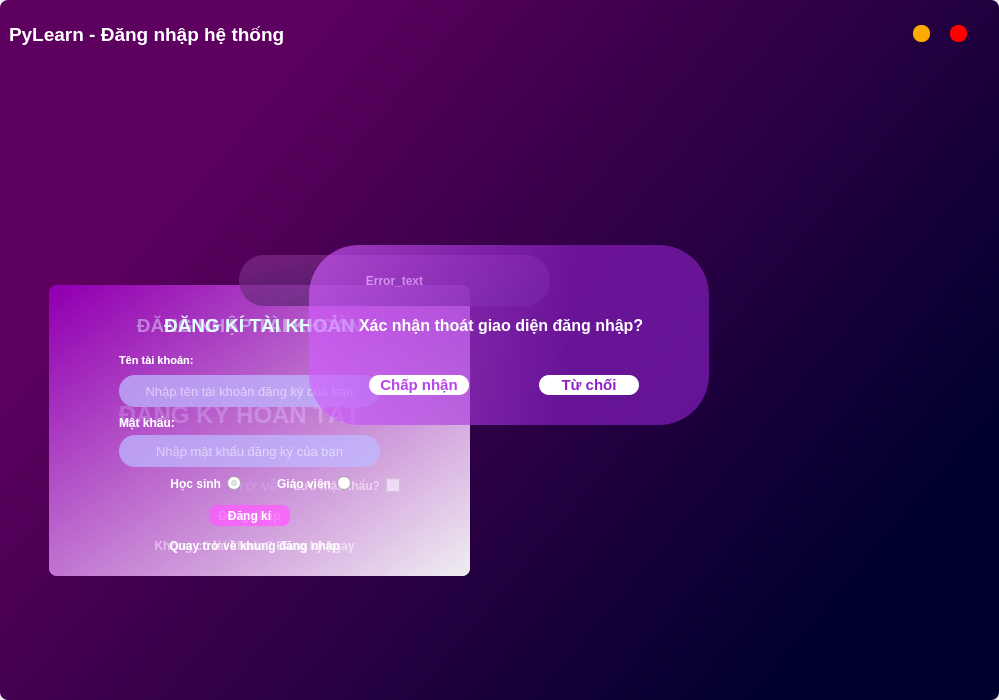
<?xml version="1.0" encoding="UTF-8"?>
<ui version="4.0">
 <class>MainWindow</class>
 <widget class="QMainWindow" name="MainWindow">
  <property name="geometry">
   <rect>
    <x>0</x>
    <y>0</y>
    <width>999</width>
    <height>700</height>
   </rect>
  </property>
  <property name="sizePolicy">
   <sizepolicy hsizetype="Fixed" vsizetype="Fixed">
    <horstretch>0</horstretch>
    <verstretch>0</verstretch>
   </sizepolicy>
  </property>
  <property name="minimumSize">
   <size>
    <width>700</width>
    <height>500</height>
   </size>
  </property>
  <property name="maximumSize">
   <size>
    <width>1000</width>
    <height>700</height>
   </size>
  </property>
  <property name="font">
   <font>
    <kerning>true</kerning>
   </font>
  </property>
  <property name="windowTitle">
   <string>MainWindow</string>
  </property>
  <property name="windowOpacity">
   <double>1.000000000000000</double>
  </property>
  <property name="styleSheet">
   <string notr="true">border-radius: 8px;
background-color:none;</string>
  </property>
  <widget class="QWidget" name="Form">
   <layout class="QHBoxLayout" name="horizontalLayout">
    <property name="spacing">
     <number>0</number>
    </property>
    <property name="sizeConstraint">
     <enum>QLayout::SetDefaultConstraint</enum>
    </property>
    <property name="leftMargin">
     <number>0</number>
    </property>
    <property name="topMargin">
     <number>0</number>
    </property>
    <property name="rightMargin">
     <number>0</number>
    </property>
    <property name="bottomMargin">
     <number>0</number>
    </property>
    <item>
     <widget class="QFrame" name="bg_frame">
      <property name="layoutDirection">
       <enum>Qt::RightToLeft</enum>
      </property>
      <property name="styleSheet">
       <string notr="true">QFrame{
	background-color: qlineargradient(spread:pad, x1:0, y1:0, x2:1, y2:0.591, stop:0.227273 rgba(94, 0, 95, 255), stop:1 rgba(0, 0, 45, 255));
 border: none;
}</string>
      </property>
      <property name="frameShape">
       <enum>QFrame::StyledPanel</enum>
      </property>
      <property name="frameShadow">
       <enum>QFrame::Raised</enum>
      </property>
      <layout class="QVBoxLayout" name="verticalLayout">
       <item>
        <widget class="QFrame" name="title_bar">
         <property name="minimumSize">
          <size>
           <width>0</width>
           <height>20</height>
          </size>
         </property>
         <property name="maximumSize">
          <size>
           <width>16777215</width>
           <height>60</height>
          </size>
         </property>
         <property name="layoutDirection">
          <enum>Qt::RightToLeft</enum>
         </property>
         <property name="styleSheet">
          <string notr="true">background-color:none;</string>
         </property>
         <property name="frameShape">
          <enum>QFrame::NoFrame</enum>
         </property>
         <property name="frameShadow">
          <enum>QFrame::Raised</enum>
         </property>
         <layout class="QHBoxLayout" name="horizontalLayout_3">
          <property name="leftMargin">
           <number>0</number>
          </property>
          <property name="topMargin">
           <number>0</number>
          </property>
          <property name="rightMargin">
           <number>0</number>
          </property>
          <item>
           <widget class="QFrame" name="btn_frame">
            <property name="maximumSize">
             <size>
              <width>100</width>
              <height>50</height>
             </size>
            </property>
            <property name="styleSheet">
             <string notr="true">background-color: none;</string>
            </property>
            <property name="frameShape">
             <enum>QFrame::StyledPanel</enum>
            </property>
            <property name="frameShadow">
             <enum>QFrame::Raised</enum>
            </property>
            <layout class="QHBoxLayout" name="horizontalLayout_2">
             <item>
              <widget class="QPushButton" name="btn_quit">
               <property name="minimumSize">
                <size>
                 <width>15</width>
                 <height>15</height>
                </size>
               </property>
               <property name="maximumSize">
                <size>
                 <width>17</width>
                 <height>17</height>
                </size>
               </property>
               <property name="toolTip">
                <string>Close</string>
               </property>
               <property name="styleSheet">
                <string notr="true">QPushButton {
	border: none;
	border-radius: 8px;
	background-color: rgb(255, 0, 0);
}
QPushButton:hover {
	background-color: rgba(255, 0, 0, 150);
}</string>
               </property>
               <property name="text">
                <string/>
               </property>
              </widget>
             </item>
             <item>
              <widget class="QPushButton" name="btn_minimize">
               <property name="minimumSize">
                <size>
                 <width>15</width>
                 <height>15</height>
                </size>
               </property>
               <property name="maximumSize">
                <size>
                 <width>17</width>
                 <height>17</height>
                </size>
               </property>
               <property name="toolTip">
                <string>Minimize</string>
               </property>
               <property name="styleSheet">
                <string notr="true">QPushButton {
	border: none;
	border-radius: 8px;
	background-color: rgb(255, 170, 0);
}
QPushButton:hover {
	background-color: rgba(255, 170, 0, 150);
}</string>
               </property>
               <property name="text">
                <string/>
               </property>
              </widget>
             </item>
            </layout>
           </widget>
          </item>
          <item>
           <widget class="QLabel" name="label_11">
            <property name="enabled">
             <bool>true</bool>
            </property>
            <property name="font">
             <font>
              <pointsize>14</pointsize>
             </font>
            </property>
            <property name="styleSheet">
             <string notr="true">color: rgb(255, 255, 255);
background-color: none;
text-align: left;
</string>
            </property>
            <property name="text">
             <string>&lt;html&gt;&lt;head/&gt;&lt;body&gt;&lt;p&gt;&lt;span style=&quot; font-weight:600;&quot;&gt;PyLearn - Đăng nhập hệ thống&lt;/span&gt;&lt;/p&gt;&lt;/body&gt;&lt;/html&gt;</string>
            </property>
            <property name="alignment">
             <set>Qt::AlignLeading|Qt::AlignLeft|Qt::AlignVCenter</set>
            </property>
           </widget>
          </item>
         </layout>
        </widget>
       </item>
       <item>
        <widget class="QFrame" name="frame">
         <property name="enabled">
          <bool>true</bool>
         </property>
         <property name="contextMenuPolicy">
          <enum>Qt::DefaultContextMenu</enum>
         </property>
         <property name="toolTipDuration">
          <number>-1</number>
         </property>
         <property name="styleSheet">
          <string notr="true">background-color: none;
border: none;</string>
         </property>
         <property name="frameShape">
          <enum>QFrame::StyledPanel</enum>
         </property>
         <property name="frameShadow">
          <enum>QFrame::Raised</enum>
         </property>
         <widget class="QFrame" name="SignIn_Frame">
          <property name="geometry">
           <rect>
            <x>40</x>
            <y>210</y>
            <width>421</width>
            <height>291</height>
           </rect>
          </property>
          <property name="font">
           <font>
            <family>Segoe UI</family>
           </font>
          </property>
          <property name="styleSheet">
           <string notr="true">QFrame { 
background-color: qlineargradient(spread:pad, x1:0, y1:0, x2:1, y2:1, stop:0.0227273 rgba(150, 0, 183, 150), stop:1 rgba(255, 255, 255, 150));
border-radius: 8px;
}</string>
          </property>
          <property name="frameShape">
           <enum>QFrame::StyledPanel</enum>
          </property>
          <property name="frameShadow">
           <enum>QFrame::Raised</enum>
          </property>
          <widget class="QLabel" name="label">
           <property name="geometry">
            <rect>
             <x>10</x>
             <y>20</y>
             <width>381</width>
             <height>41</height>
            </rect>
           </property>
           <property name="font">
            <font>
             <pointsize>14</pointsize>
            </font>
           </property>
           <property name="styleSheet">
            <string notr="true">color: rgb(225, 255, 255);
background-color: none;
text-align: center;
</string>
           </property>
           <property name="text">
            <string>&lt;STRONG&gt;ĐĂNG NHẬP TÀI KHOẢN&lt;/STRONG&gt;</string>
           </property>
           <property name="alignment">
            <set>Qt::AlignCenter</set>
           </property>
          </widget>
          <widget class="QLineEdit" name="NameBox_SI">
           <property name="geometry">
            <rect>
             <x>70</x>
             <y>90</y>
             <width>261</width>
             <height>32</height>
            </rect>
           </property>
           <property name="font">
            <font>
             <family>Segoe UI</family>
             <pointsize>10</pointsize>
            </font>
           </property>
           <property name="styleSheet">
            <string notr="true">QLineEdit {
background-color: rgba(188, 183, 255, 160);
border-radius: 16px;
border-color: rgb(0, 255, 255);
color: rgb(255,255,255);
}
QLineEdit:hover{
border: 2px solid rgb(255, 255, 255);
}
QLineEdit:focus {
border: 2px solid rgb(255, 255, 255);
}
</string>
           </property>
           <property name="maxLength">
            <number>225</number>
           </property>
           <property name="alignment">
            <set>Qt::AlignCenter</set>
           </property>
           <property name="placeholderText">
            <string>Nhập tên tài khoản của bạn</string>
           </property>
          </widget>
          <widget class="QLineEdit" name="PassBox_SI">
           <property name="geometry">
            <rect>
             <x>70</x>
             <y>150</y>
             <width>261</width>
             <height>32</height>
            </rect>
           </property>
           <property name="font">
            <font>
             <family>Segoe UI</family>
             <pointsize>10</pointsize>
            </font>
           </property>
           <property name="toolTip">
            <string/>
           </property>
           <property name="styleSheet">
            <string notr="true">QLineEdit {
background-color: rgba(188, 183, 255, 160);
border-radius: 16px;
border-color: rgb(0, 255, 255);
color: rgb(255,255,255);
}
QLineEdit:hover{
border: 2px solid rgb(255, 255, 255);
}
QLineEdit:focus {
border: 2px solid rgb(255, 255, 255);
}
</string>
           </property>
           <property name="locale">
            <locale language="Vietnamese" country="Vietnam"/>
           </property>
           <property name="maxLength">
            <number>225</number>
           </property>
           <property name="echoMode">
            <enum>QLineEdit::Password</enum>
           </property>
           <property name="alignment">
            <set>Qt::AlignCenter</set>
           </property>
           <property name="placeholderText">
            <string>Nhập mật khẩu của bạn</string>
           </property>
          </widget>
          <widget class="QPushButton" name="SignIn_Bt">
           <property name="geometry">
            <rect>
             <x>160</x>
             <y>220</y>
             <width>81</width>
             <height>21</height>
            </rect>
           </property>
           <property name="styleSheet">
            <string notr="true">QPushButton{
background-color: rgba(255, 85, 255,160);
border-radius: 8px;
color: rgb(255, 255, 255);
font: bold;
}
QPushButton:hover{
background-color:rgb(255, 170, 255);
}
QPushButton:focus {
background-color:rgb(255, 170, 255);
}</string>
           </property>
           <property name="text">
            <string>Đăng nhập</string>
           </property>
           <property name="flat">
            <bool>true</bool>
           </property>
          </widget>
          <widget class="QLabel" name="label_3">
           <property name="geometry">
            <rect>
             <x>70</x>
             <y>130</y>
             <width>61</width>
             <height>16</height>
            </rect>
           </property>
           <property name="font">
            <font>
             <weight>75</weight>
             <bold>true</bold>
            </font>
           </property>
           <property name="styleSheet">
            <string notr="true">background-color: none;
color: rgb(255,255,255);
</string>
           </property>
           <property name="text">
            <string>Mật khẩu:</string>
           </property>
          </widget>
          <widget class="QLabel" name="label_4">
           <property name="geometry">
            <rect>
             <x>70</x>
             <y>60</y>
             <width>101</width>
             <height>31</height>
            </rect>
           </property>
           <property name="font">
            <font>
             <pointsize>8</pointsize>
             <weight>75</weight>
             <bold>true</bold>
            </font>
           </property>
           <property name="styleSheet">
            <string notr="true">background-color: none;
color: rgb(255,255,255);
</string>
           </property>
           <property name="text">
            <string>Tên tài khoản:</string>
           </property>
          </widget>
          <widget class="QCheckBox" name="SavePass">
           <property name="geometry">
            <rect>
             <x>240</x>
             <y>190</y>
             <width>111</width>
             <height>21</height>
            </rect>
           </property>
           <property name="styleSheet">
            <string notr="true">font: bold;
color: rgb(255, 255, 255)</string>
           </property>
           <property name="text">
            <string>Lưu mật khẩu?</string>
           </property>
          </widget>
          <widget class="QPushButton" name="ConvertButton">
           <property name="geometry">
            <rect>
             <x>80</x>
             <y>250</y>
             <width>251</width>
             <height>21</height>
            </rect>
           </property>
           <property name="font">
            <font>
             <weight>75</weight>
             <italic>false</italic>
             <bold>true</bold>
             <underline>false</underline>
             <strikeout>false</strikeout>
            </font>
           </property>
           <property name="styleSheet">
            <string notr="true">QPushButton{
background-color: rgba(255, 85, 255,0);
border-radius: 8px;
color: rgb(255, 255, 255);
}
QPushButton:hover {
color: rgb(170, 255, 255);
}</string>
           </property>
           <property name="text">
            <string>Không có tài khoản? Đăng ký ngay</string>
           </property>
           <property name="autoRepeat">
            <bool>true</bool>
           </property>
          </widget>
          <widget class="QPushButton" name="eyeButton_SI_2">
           <property name="geometry">
            <rect>
             <x>340</x>
             <y>150</y>
             <width>32</width>
             <height>32</height>
            </rect>
           </property>
           <property name="styleSheet">
            <string notr="true">QPushButton {
image: url(:/images/invisible.png);
border-radius: 16px;
}</string>
           </property>
           <property name="text">
            <string/>
           </property>
          </widget>
          <widget class="QPushButton" name="eyeButton_SI">
           <property name="geometry">
            <rect>
             <x>340</x>
             <y>150</y>
             <width>32</width>
             <height>32</height>
            </rect>
           </property>
           <property name="styleSheet">
            <string notr="true">QPushButton {
image:url(:/images/visibility.png);
border-radius: 16px;
}</string>
           </property>
           <property name="text">
            <string/>
           </property>
          </widget>
         </widget>
         <widget class="QFrame" name="Complete_Frame">
          <property name="enabled">
           <bool>true</bool>
          </property>
          <property name="geometry">
           <rect>
            <x>40</x>
            <y>210</y>
            <width>421</width>
            <height>291</height>
           </rect>
          </property>
          <property name="font">
           <font>
            <family>Segoe UI</family>
           </font>
          </property>
          <property name="styleSheet">
           <string notr="true">QFrame { 
background-color: qlineargradient(spread:pad, x1:0, y1:0, x2:1, y2:1, stop:0.0227273 rgba(150, 0, 183, 150), stop:1 rgba(255, 255, 255, 150));
border-radius: 8px;
}</string>
          </property>
          <property name="frameShape">
           <enum>QFrame::StyledPanel</enum>
          </property>
          <property name="frameShadow">
           <enum>QFrame::Raised</enum>
          </property>
          <widget class="QLabel" name="label_10">
           <property name="geometry">
            <rect>
             <x>0</x>
             <y>110</y>
             <width>381</width>
             <height>41</height>
            </rect>
           </property>
           <property name="font">
            <font>
             <pointsize>14</pointsize>
            </font>
           </property>
           <property name="styleSheet">
            <string notr="true">color: rgb(225, 255, 255);
background-color: none;
</string>
           </property>
           <property name="text">
            <string>&lt;html&gt;&lt;head/&gt;&lt;body&gt;&lt;p&gt;&lt;span style=&quot; font-size:18pt; font-weight:600;&quot;&gt;ĐĂNG KÝ HOÀN TẤT&lt;/span&gt;&lt;/p&gt;&lt;/body&gt;&lt;/html&gt;</string>
           </property>
           <property name="alignment">
            <set>Qt::AlignCenter</set>
           </property>
          </widget>
          <widget class="QPushButton" name="ConvertButton_4">
           <property name="enabled">
            <bool>true</bool>
           </property>
           <property name="geometry">
            <rect>
             <x>80</x>
             <y>190</y>
             <width>251</width>
             <height>21</height>
            </rect>
           </property>
           <property name="font">
            <font>
             <pointsize>12</pointsize>
             <weight>75</weight>
             <italic>false</italic>
             <bold>true</bold>
             <underline>false</underline>
             <strikeout>false</strikeout>
            </font>
           </property>
           <property name="styleSheet">
            <string notr="true">QPushButton{
background-color: rgba(255, 85, 255,0);
border-radius: 8px;
color: rgb(170, 170, 255);
}
QPushButton:hover {
background-color: none;
color: rgb(255,255,255);
}</string>
           </property>
           <property name="text">
            <string>Trở về</string>
           </property>
           <property name="autoRepeat">
            <bool>true</bool>
           </property>
          </widget>
         </widget>
         <widget class="QFrame" name="SignUp_Frame">
          <property name="enabled">
           <bool>true</bool>
          </property>
          <property name="geometry">
           <rect>
            <x>40</x>
            <y>210</y>
            <width>421</width>
            <height>291</height>
           </rect>
          </property>
          <property name="font">
           <font>
            <family>Segoe UI</family>
           </font>
          </property>
          <property name="contextMenuPolicy">
           <enum>Qt::DefaultContextMenu</enum>
          </property>
          <property name="toolTip">
           <string notr="true"/>
          </property>
          <property name="toolTipDuration">
           <number>10</number>
          </property>
          <property name="styleSheet">
           <string notr="true">QFrame { 
background-color: qlineargradient(spread:pad, x1:0, y1:0, x2:1, y2:1, stop:0.0227273 rgba(150, 0, 183, 150), stop:1 rgba(255, 255, 255, 150));
border-radius: 8px;
}</string>
          </property>
          <property name="frameShape">
           <enum>QFrame::StyledPanel</enum>
          </property>
          <property name="frameShadow">
           <enum>QFrame::Raised</enum>
          </property>
          <widget class="QLabel" name="label_7">
           <property name="enabled">
            <bool>true</bool>
           </property>
           <property name="geometry">
            <rect>
             <x>20</x>
             <y>20</y>
             <width>381</width>
             <height>41</height>
            </rect>
           </property>
           <property name="font">
            <font>
             <pointsize>14</pointsize>
            </font>
           </property>
           <property name="styleSheet">
            <string notr="true">color: rgb(225, 255, 255);
background-color: none;
text-align: center;
</string>
           </property>
           <property name="text">
            <string>&lt;html&gt;&lt;head/&gt;&lt;body&gt;&lt;p&gt;&lt;span style=&quot; font-weight:600;&quot;&gt;ĐĂNG KÍ TÀI KHOẢN&lt;/span&gt;&lt;/p&gt;&lt;/body&gt;&lt;/html&gt;</string>
           </property>
           <property name="alignment">
            <set>Qt::AlignCenter</set>
           </property>
          </widget>
          <widget class="QLineEdit" name="NameBox_SU">
           <property name="enabled">
            <bool>true</bool>
           </property>
           <property name="geometry">
            <rect>
             <x>70</x>
             <y>90</y>
             <width>261</width>
             <height>32</height>
            </rect>
           </property>
           <property name="font">
            <font>
             <pointsize>10</pointsize>
            </font>
           </property>
           <property name="toolTip">
            <string notr="true">&lt;html&gt;&lt;head/&gt;&lt;body&gt;&lt;p&gt;&lt;span style=&quot; font-weight:600; color:#ff0800;&quot;&gt;Tên đăng nhập tối thiểu 6 kí tự, chứa kí tự bao gồm [0-9,a-z,A-Z,_,  ]&lt;/span&gt;&lt;/p&gt;&lt;/body&gt;&lt;/html&gt;</string>
           </property>
           <property name="styleSheet">
            <string notr="true">QLineEdit {
background-color: rgba(188, 183, 255, 160);
border-radius: 16px;
border-color: rgb(0, 255, 255);
color: rgb(255,255,255);
}
QLineEdit:hover{
border: 2px solid rgb(255, 255, 255);
}
QLineEdit:focus {
border: 2px solid rgb(255, 255, 255);
}
</string>
           </property>
           <property name="alignment">
            <set>Qt::AlignCenter</set>
           </property>
           <property name="placeholderText">
            <string>Nhập tên tài khoản đăng ký của bạn</string>
           </property>
          </widget>
          <widget class="QLineEdit" name="PassBox_SU">
           <property name="geometry">
            <rect>
             <x>70</x>
             <y>150</y>
             <width>261</width>
             <height>32</height>
            </rect>
           </property>
           <property name="font">
            <font>
             <pointsize>10</pointsize>
            </font>
           </property>
           <property name="toolTip">
            <string/>
           </property>
           <property name="styleSheet">
            <string notr="true">QLineEdit {
background-color: rgba(188, 183, 255, 160);
border-radius: 16px;
border-color: rgb(0, 255, 255);
color: rgb(255,255,255);
}
QLineEdit:hover{
border: 2px solid rgb(255, 255, 255);
}
QLineEdit:focus {
border: 2px solid rgb(255, 255, 255);
}
</string>
           </property>
           <property name="maxLength">
            <number>225</number>
           </property>
           <property name="echoMode">
            <enum>QLineEdit::Password</enum>
           </property>
           <property name="alignment">
            <set>Qt::AlignCenter</set>
           </property>
           <property name="placeholderText">
            <string>Nhập mật khẩu đăng ký của bạn</string>
           </property>
          </widget>
          <widget class="QPushButton" name="SignUp_Bt">
           <property name="geometry">
            <rect>
             <x>160</x>
             <y>220</y>
             <width>81</width>
             <height>21</height>
            </rect>
           </property>
           <property name="styleSheet">
            <string notr="true">QPushButton{
background-color: rgba(255, 85, 255,160);
border-radius: 8px;
color: rgb(255, 255, 255);
font: bold;
}
QPushButton:hover{
background-color:rgb(255, 170, 255);
}
QPushButton:focus {
background-color:rgb(255, 170, 255);
}</string>
           </property>
           <property name="text">
            <string>Đăng kí</string>
           </property>
           <property name="flat">
            <bool>true</bool>
           </property>
          </widget>
          <widget class="QLabel" name="label_8">
           <property name="geometry">
            <rect>
             <x>70</x>
             <y>130</y>
             <width>61</width>
             <height>16</height>
            </rect>
           </property>
           <property name="font">
            <font>
             <weight>75</weight>
             <bold>true</bold>
            </font>
           </property>
           <property name="styleSheet">
            <string notr="true">background-color: none;
color: rgb(255,255,255);
</string>
           </property>
           <property name="text">
            <string>Mật khẩu:</string>
           </property>
          </widget>
          <widget class="QLabel" name="label_9">
           <property name="geometry">
            <rect>
             <x>70</x>
             <y>60</y>
             <width>101</width>
             <height>31</height>
            </rect>
           </property>
           <property name="font">
            <font>
             <pointsize>8</pointsize>
             <weight>75</weight>
             <bold>true</bold>
            </font>
           </property>
           <property name="styleSheet">
            <string notr="true">background-color: none;
color: rgb(255,255,255);
</string>
           </property>
           <property name="text">
            <string>Tên tài khoản:</string>
           </property>
          </widget>
          <widget class="QPushButton" name="ConvertButton_SU">
           <property name="geometry">
            <rect>
             <x>80</x>
             <y>250</y>
             <width>251</width>
             <height>21</height>
            </rect>
           </property>
           <property name="font">
            <font>
             <weight>75</weight>
             <italic>false</italic>
             <bold>true</bold>
             <underline>false</underline>
             <strikeout>false</strikeout>
            </font>
           </property>
           <property name="styleSheet">
            <string notr="true">QPushButton{
background-color: rgba(255, 85, 255,0);
border-radius: 8px;
color: rgb(255, 255, 255);
}
QPushButton:hover {
color: rgb(170, 255, 255);
}</string>
           </property>
           <property name="text">
            <string>Quay trở về khung đăng nhập</string>
           </property>
           <property name="autoRepeat">
            <bool>true</bool>
           </property>
          </widget>
          <widget class="QRadioButton" name="Student_SU">
           <property name="geometry">
            <rect>
             <x>110</x>
             <y>190</y>
             <width>82</width>
             <height>17</height>
            </rect>
           </property>
           <property name="styleSheet">
            <string notr="true">color: rgb(255, 255, 255);
font: bold;</string>
           </property>
           <property name="text">
            <string>Học sinh</string>
           </property>
           <property name="checked">
            <bool>true</bool>
           </property>
          </widget>
          <widget class="QRadioButton" name="Teacher_SU">
           <property name="geometry">
            <rect>
             <x>220</x>
             <y>190</y>
             <width>82</width>
             <height>17</height>
            </rect>
           </property>
           <property name="styleSheet">
            <string notr="true">font: bold;
color: rgb(255, 255, 255)</string>
           </property>
           <property name="text">
            <string>Giáo viên</string>
           </property>
          </widget>
          <widget class="QPushButton" name="eyeButton_SU_2">
           <property name="geometry">
            <rect>
             <x>340</x>
             <y>150</y>
             <width>32</width>
             <height>32</height>
            </rect>
           </property>
           <property name="styleSheet">
            <string notr="true">QPushButton {
image:url(:/images/visibility.png);
border-radius: 16px;
}</string>
           </property>
           <property name="text">
            <string/>
           </property>
          </widget>
          <widget class="QPushButton" name="eyeButton_SU">
           <property name="geometry">
            <rect>
             <x>340</x>
             <y>150</y>
             <width>32</width>
             <height>32</height>
            </rect>
           </property>
           <property name="styleSheet">
            <string notr="true">QPushButton {
image: url(:/images/invisible.png);
border-radius: 16px;
}</string>
           </property>
           <property name="text">
            <string/>
           </property>
          </widget>
          <zorder>ConvertButton_SU</zorder>
          <zorder>label_7</zorder>
          <zorder>NameBox_SU</zorder>
          <zorder>PassBox_SU</zorder>
          <zorder>SignUp_Bt</zorder>
          <zorder>label_8</zorder>
          <zorder>label_9</zorder>
          <zorder>Student_SU</zorder>
          <zorder>Teacher_SU</zorder>
          <zorder>eyeButton_SU_2</zorder>
          <zorder>eyeButton_SU</zorder>
         </widget>
         <widget class="QFrame" name="frameError">
          <property name="geometry">
           <rect>
            <x>230</x>
            <y>180</y>
            <width>311</width>
            <height>51</height>
           </rect>
          </property>
          <property name="styleSheet">
           <string notr="true">QFrame{
background-color: qlineargradient(spread:pad, x1:0, y1:0, x2:0.9945, y2:1, stop:0.125 rgba(129, 48, 142, 160), stop:1 rgba(63, 31, 95, 200));
color: rgb(255, 255, 255);
border-radius: 25px;
}</string>
          </property>
          <property name="frameShape">
           <enum>QFrame::StyledPanel</enum>
          </property>
          <property name="frameShadow">
           <enum>QFrame::Raised</enum>
          </property>
          <widget class="QLabel" name="Error_Content">
           <property name="geometry">
            <rect>
             <x>0</x>
             <y>10</y>
             <width>311</width>
             <height>31</height>
            </rect>
           </property>
           <property name="styleSheet">
            <string notr="true">background: none;
font: bold;
font-size: 12px;</string>
           </property>
           <property name="text">
            <string>Error_text</string>
           </property>
           <property name="alignment">
            <set>Qt::AlignCenter</set>
           </property>
          </widget>
         </widget>
         <widget class="QFrame" name="OkCancelFrame">
          <property name="geometry">
           <rect>
            <x>300</x>
            <y>170</y>
            <width>400</width>
            <height>180</height>
           </rect>
          </property>
          <property name="styleSheet">
           <string notr="true">QFrame {
background-color: qlineargradient(spread:pad, x1:0, y1:0.551, x2:1, y2:0.579, stop:0 rgba(210, 93, 255, 160), stop:0.642045 rgba(142, 32, 201, 160));
color: rgb(170, 255, 255);
border-radius: 50px;
}</string>
          </property>
          <property name="frameShape">
           <enum>QFrame::StyledPanel</enum>
          </property>
          <property name="frameShadow">
           <enum>QFrame::Raised</enum>
          </property>
          <widget class="QPushButton" name="Accept">
           <property name="geometry">
            <rect>
             <x>60</x>
             <y>130</y>
             <width>100</width>
             <height>20</height>
            </rect>
           </property>
           <property name="styleSheet">
            <string notr="true">QPushButton {
border-radius:10;
background-color: rgb(255, 255, 255);
color: rgb(181, 67, 232);
font: bold;
font-size: 15px;
}
QPushButton:hover {
background-color: rgb(255, 170, 255);
color: rgb(255, 255, 255);
}</string>
           </property>
           <property name="text">
            <string>Chấp nhận</string>
           </property>
          </widget>
          <widget class="QPushButton" name="Deny">
           <property name="geometry">
            <rect>
             <x>230</x>
             <y>130</y>
             <width>100</width>
             <height>20</height>
            </rect>
           </property>
           <property name="toolTip">
            <string/>
           </property>
           <property name="styleSheet">
            <string notr="true">QPushButton {
border-radius:10;
background-color: rgb(255, 255, 255);
color: rgb(142, 32, 201);
font: bold;
font-size: 15px;
}
QPushButton:hover {
background-color: rgb(255, 170, 255);
color: rgb(255, 255, 255);
}</string>
           </property>
           <property name="text">
            <string>Từ chối</string>
           </property>
           <property name="checkable">
            <bool>true</bool>
           </property>
           <property name="checked">
            <bool>true</bool>
           </property>
           <property name="autoRepeat">
            <bool>false</bool>
           </property>
           <property name="autoExclusive">
            <bool>true</bool>
           </property>
          </widget>
          <widget class="QLabel" name="label_2">
           <property name="geometry">
            <rect>
             <x>50</x>
             <y>60</y>
             <width>321</width>
             <height>41</height>
            </rect>
           </property>
           <property name="styleSheet">
            <string notr="true">background-color: none;
font:bold;
font-size: 16px;
color: rgb(255, 255, 255);</string>
           </property>
           <property name="text">
            <string>Xác nhận thoát giao diện đăng nhập?</string>
           </property>
          </widget>
         </widget>
         <zorder>Complete_Frame</zorder>
         <zorder>SignIn_Frame</zorder>
         <zorder>SignUp_Frame</zorder>
         <zorder>frameError</zorder>
         <zorder>OkCancelFrame</zorder>
        </widget>
       </item>
       <item>
        <widget class="QFrame" name="frame_grip">
         <property name="maximumSize">
          <size>
           <width>30</width>
           <height>30</height>
          </size>
         </property>
         <property name="styleSheet">
          <string notr="true">QFrame {
background-color: none;
border-radius: 12px;
}
QFrame:hover{
background-color: rgb(66, 0, 99);
border-radius: 12px;
}</string>
         </property>
         <property name="frameShape">
          <enum>QFrame::StyledPanel</enum>
         </property>
         <property name="frameShadow">
          <enum>QFrame::Raised</enum>
         </property>
        </widget>
       </item>
      </layout>
     </widget>
    </item>
   </layout>
  </widget>
 </widget>
 <resources>
  <include location="../UI_Files/Resources.qrc"/>
 </resources>
 <connections>
  <connection>
   <sender>ConvertButton</sender>
   <signal>clicked()</signal>
   <receiver>SignIn_Frame</receiver>
   <slot>hide()</slot>
   <hints>
    <hint type="sourcelabel">
     <x>377</x>
     <y>545</y>
    </hint>
    <hint type="destinationlabel">
     <x>154</x>
     <y>408</y>
    </hint>
   </hints>
  </connection>
  <connection>
   <sender>ConvertButton</sender>
   <signal>clicked()</signal>
   <receiver>SignUp_Frame</receiver>
   <slot>show()</slot>
   <hints>
    <hint type="sourcelabel">
     <x>335</x>
     <y>545</y>
    </hint>
    <hint type="destinationlabel">
     <x>469</x>
     <y>373</y>
    </hint>
   </hints>
  </connection>
  <connection>
   <sender>ConvertButton_SU</sender>
   <signal>clicked()</signal>
   <receiver>SignIn_Frame</receiver>
   <slot>show()</slot>
   <hints>
    <hint type="sourcelabel">
     <x>679</x>
     <y>535</y>
    </hint>
    <hint type="destinationlabel">
     <x>438</x>
     <y>325</y>
    </hint>
   </hints>
  </connection>
  <connection>
   <sender>ConvertButton_SU</sender>
   <signal>clicked()</signal>
   <receiver>SignUp_Frame</receiver>
   <slot>hide()</slot>
   <hints>
    <hint type="sourcelabel">
     <x>679</x>
     <y>535</y>
    </hint>
    <hint type="destinationlabel">
     <x>469</x>
     <y>337</y>
    </hint>
   </hints>
  </connection>
  <connection>
   <sender>ConvertButton_4</sender>
   <signal>clicked()</signal>
   <receiver>SignIn_Frame</receiver>
   <slot>show()</slot>
   <hints>
    <hint type="sourcelabel">
     <x>316</x>
     <y>495</y>
    </hint>
    <hint type="destinationlabel">
     <x>438</x>
     <y>300</y>
    </hint>
   </hints>
  </connection>
  <connection>
   <sender>ConvertButton_4</sender>
   <signal>clicked()</signal>
   <receiver>Complete_Frame</receiver>
   <slot>hide()</slot>
   <hints>
    <hint type="sourcelabel">
     <x>280</x>
     <y>495</y>
    </hint>
    <hint type="destinationlabel">
     <x>190</x>
     <y>500</y>
    </hint>
   </hints>
  </connection>
  <connection>
   <sender>ConvertButton</sender>
   <signal>clicked()</signal>
   <receiver>NameBox_SU</receiver>
   <slot>clear()</slot>
   <hints>
    <hint type="sourcelabel">
     <x>294</x>
     <y>545</y>
    </hint>
    <hint type="destinationlabel">
     <x>679</x>
     <y>375</y>
    </hint>
   </hints>
  </connection>
  <connection>
   <sender>ConvertButton</sender>
   <signal>clicked()</signal>
   <receiver>PassBox_SU</receiver>
   <slot>clear()</slot>
   <hints>
    <hint type="sourcelabel">
     <x>270</x>
     <y>545</y>
    </hint>
    <hint type="destinationlabel">
     <x>634</x>
     <y>444</y>
    </hint>
   </hints>
  </connection>
  <connection>
   <sender>ConvertButton</sender>
   <signal>clicked()</signal>
   <receiver>Student_SU</receiver>
   <slot>toggle()</slot>
   <hints>
    <hint type="sourcelabel">
     <x>235</x>
     <y>545</y>
    </hint>
    <hint type="destinationlabel">
     <x>540</x>
     <y>475</y>
    </hint>
   </hints>
  </connection>
  <connection>
   <sender>Deny</sender>
   <signal>clicked()</signal>
   <receiver>OkCancelFrame</receiver>
   <slot>close()</slot>
   <hints>
    <hint type="sourcelabel">
     <x>548</x>
     <y>394</y>
    </hint>
    <hint type="destinationlabel">
     <x>625</x>
     <y>309</y>
    </hint>
   </hints>
  </connection>
  <connection>
   <sender>Accept</sender>
   <signal>clicked()</signal>
   <receiver>OkCancelFrame</receiver>
   <slot>close()</slot>
   <hints>
    <hint type="sourcelabel">
     <x>378</x>
     <y>394</y>
    </hint>
    <hint type="destinationlabel">
     <x>521</x>
     <y>387</y>
    </hint>
   </hints>
  </connection>
  <connection>
   <sender>ConvertButton</sender>
   <signal>clicked()</signal>
   <receiver>frameError</receiver>
   <slot>hide()</slot>
   <hints>
    <hint type="sourcelabel">
     <x>174</x>
     <y>542</y>
    </hint>
    <hint type="destinationlabel">
     <x>242</x>
     <y>292</y>
    </hint>
   </hints>
  </connection>
  <connection>
   <sender>ConvertButton_SU</sender>
   <signal>clicked()</signal>
   <receiver>frameError</receiver>
   <slot>hide()</slot>
   <hints>
    <hint type="sourcelabel">
     <x>679</x>
     <y>535</y>
    </hint>
    <hint type="destinationlabel">
     <x>245</x>
     <y>274</y>
    </hint>
   </hints>
  </connection>
  <connection>
   <sender>ConvertButton_4</sender>
   <signal>clicked()</signal>
   <receiver>PassBox_SU</receiver>
   <slot>clear()</slot>
   <hints>
    <hint type="sourcelabel">
     <x>279</x>
     <y>483</y>
    </hint>
    <hint type="destinationlabel">
     <x>634</x>
     <y>444</y>
    </hint>
   </hints>
  </connection>
  <connection>
   <sender>ConvertButton_4</sender>
   <signal>clicked()</signal>
   <receiver>NameBox_SU</receiver>
   <slot>clear()</slot>
   <hints>
    <hint type="sourcelabel">
     <x>263</x>
     <y>481</y>
    </hint>
    <hint type="destinationlabel">
     <x>679</x>
     <y>375</y>
    </hint>
   </hints>
  </connection>
  <connection>
   <sender>ConvertButton_4</sender>
   <signal>clicked()</signal>
   <receiver>Student_SU</receiver>
   <slot>toggle()</slot>
   <hints>
    <hint type="sourcelabel">
     <x>246</x>
     <y>487</y>
    </hint>
    <hint type="destinationlabel">
     <x>580</x>
     <y>491</y>
    </hint>
   </hints>
  </connection>
  <connection>
   <sender>eyeButton_SI</sender>
   <signal>clicked()</signal>
   <receiver>eyeButton_SI_2</receiver>
   <slot>show()</slot>
   <hints>
    <hint type="sourcelabel">
     <x>411</x>
     <y>449</y>
    </hint>
    <hint type="destinationlabel">
     <x>397</x>
     <y>448</y>
    </hint>
   </hints>
  </connection>
  <connection>
   <sender>eyeButton_SI</sender>
   <signal>clicked()</signal>
   <receiver>eyeButton_SI</receiver>
   <slot>hide()</slot>
   <hints>
    <hint type="sourcelabel">
     <x>405</x>
     <y>449</y>
    </hint>
    <hint type="destinationlabel">
     <x>404</x>
     <y>456</y>
    </hint>
   </hints>
  </connection>
  <connection>
   <sender>eyeButton_SI_2</sender>
   <signal>clicked()</signal>
   <receiver>eyeButton_SI_2</receiver>
   <slot>hide()</slot>
   <hints>
    <hint type="sourcelabel">
     <x>391</x>
     <y>451</y>
    </hint>
    <hint type="destinationlabel">
     <x>398</x>
     <y>448</y>
    </hint>
   </hints>
  </connection>
  <connection>
   <sender>eyeButton_SI_2</sender>
   <signal>clicked()</signal>
   <receiver>eyeButton_SI</receiver>
   <slot>show()</slot>
   <hints>
    <hint type="sourcelabel">
     <x>394</x>
     <y>459</y>
    </hint>
    <hint type="destinationlabel">
     <x>411</x>
     <y>456</y>
    </hint>
   </hints>
  </connection>
  <connection>
   <sender>eyeButton_SU_2</sender>
   <signal>clicked()</signal>
   <receiver>eyeButton_SU_2</receiver>
   <slot>hide()</slot>
   <hints>
    <hint type="sourcelabel">
     <x>768</x>
     <y>456</y>
    </hint>
    <hint type="destinationlabel">
     <x>769</x>
     <y>457</y>
    </hint>
   </hints>
  </connection>
  <connection>
   <sender>eyeButton_SU_2</sender>
   <signal>clicked()</signal>
   <receiver>eyeButton_SU</receiver>
   <slot>show()</slot>
   <hints>
    <hint type="sourcelabel">
     <x>767</x>
     <y>450</y>
    </hint>
    <hint type="destinationlabel">
     <x>765</x>
     <y>415</y>
    </hint>
   </hints>
  </connection>
  <connection>
   <sender>eyeButton_SU</sender>
   <signal>clicked()</signal>
   <receiver>eyeButton_SU</receiver>
   <slot>hide()</slot>
   <hints>
    <hint type="sourcelabel">
     <x>758</x>
     <y>424</y>
    </hint>
    <hint type="destinationlabel">
     <x>762</x>
     <y>414</y>
    </hint>
   </hints>
  </connection>
  <connection>
   <sender>eyeButton_SU</sender>
   <signal>clicked()</signal>
   <receiver>eyeButton_SU_2</receiver>
   <slot>show()</slot>
   <hints>
    <hint type="sourcelabel">
     <x>774</x>
     <y>419</y>
    </hint>
    <hint type="destinationlabel">
     <x>778</x>
     <y>462</y>
    </hint>
   </hints>
  </connection>
 </connections>
</ui>
